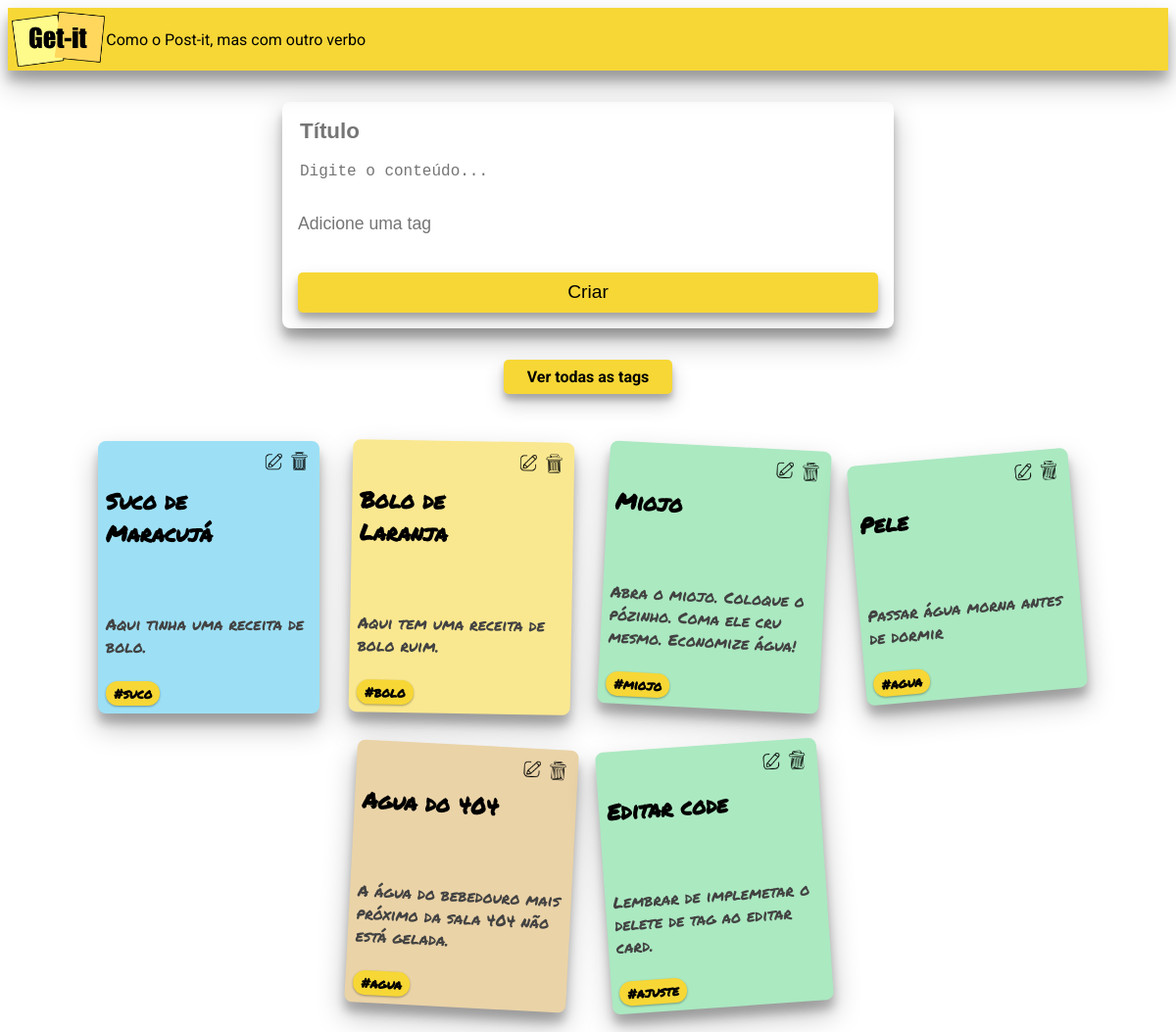
The page / on the database its author committed.
### notes/models.py (models this page shows, shortened)
class Note(models.Model):
    title = models.CharField(max_length=200)
    content = models.TextField(null=True)
    tag = models.ForeignKey('Tag', on_delete=models.CASCADE, null=True)

class Tag(models.Model):
    title = models.CharField(max_length=200)

### notes/views.py (the view)
# urls.py: path('', views.index, name='index'),
def index(request):
    if request.method == 'POST':
        title = request.POST.get('titulo')
        content = request.POST.get('detalhes')
        tag_title = request.POST.get('tags')
        note = Note(title=title, content=content)
        if tag_title:
            tag, created = Tag.objects.get_or_create(title=tag_title)
            note.tag = tag
        note.save()
        return redirect('index')
    else:
        all_notes = Note.objects.all()
        return render(request, 'notes/index.html', {'notes': all_notes})

### notes/templates/notes/index.html (shortened to what this page needs)
{% extends "notes/base.html" %}
{% load static %}
{% block content %}
  <form class="form-card" method="post">
    <input class="form-card-title" id="titulo" type="text" name="titulo" placeholder="Título" />
    <textarea class="autoresize" id="detalhes" name="detalhes" placeholder="Digite o conteúdo..."></textarea>
    <input class="form-card-tag-input" id="tags" type="text" name="tags" placeholder="Adicione uma tag" />
    <button class="btn" type="submit">Criar</button>
  </form>
  <div class="tags-button-container">
    <a href="{% url 'tags' %}" class="tags-button">Ver todas as tags</a>
  </div>
  <div class="card-container">
    {% for note in notes %}
      <div class="card {% if forloop.counter|divisibleby:5 %}card-color-5{% elif forloop.counter|divisibleby:4 %}card-color-4{% elif forloop.counter|divisibleby:3 %}card-color-3{% elif forloop.counter|divisibleby:2 %}card-color-2{% else %}card-color-1{% endif %}">
        <div class="card-header">
          <h5 class="card-title">{{ note.title }}</h5>
          <div class="card-buttons">
            <a href="{% url 'update' note.id %}" class="btn-edit">
              <img src="{% static 'notes/img/img-edit.png' %}" alt="Edit" class="img-edit">
            </a>
            <a href="{% url 'delete' note.id %}" class="btn-delete">
              <img src="{% static 'notes/img/img-delete.png' %}" alt="Delete" class="img-delete">
            </a>
          </div>
        </div>
        <div class="card-content">
          <p>{{ note.content }}</p>
        </div>
        {% if note.tag %}
          <a href="{% url 'tag_details' note.tag.id %}">
            <div class="card-tag">#{{ note.tag.title }}</div>
          </a>
        {% endif %}
      </div>
    {% endfor %}
  </div>
{% endblock %}

### notes/templates/notes/base.html (shortened to what this page needs)
<!DOCTYPE html>
<html>
  <head>
    {% load static %}
    <link
      rel="stylesheet"
      href="https://cdnjs.cloudflare.com/ajax/libs/meyer-reset/2.0/reset.min.css"
    />
    <link rel="stylesheet" href="{% static 'notes/css/getit.css' %}" />
  </head>
  <body>
    <div class="appbar">
      <img class="logo" src="{% static 'notes/img/logo-getit.png' %}" alt="Get-it Logo">
      <span class="subtitle">Como o Post-it, mas com outro verbo</span>
    </div>
    <main class="container">
      {% block content %} {% endblock %}
    </main>
  </body>
</html>

### notes/static/notes/css/getit.css (style rules this page uses)
html, body { font-family: "Roboto", sans-serif; }
.appbar { margin-top: 0rem; background-color: #f7d736; display: flex; flex-direction: row; flex-wrap: nowrap; justify-content: flex-start; box-shadow: 0 14px 28px rgba(0,0,0,0.25), 0 10px 10px rgba(0,0,0,0.22); }
.logo { margin-left: 0.25rem; margin-top: 0.25rem; margin-bottom: 0.25rem; width: 8%; height: 8%; }
.subtitle { margin-left: 0.1rem; margin-top: 0.1rem; align-content: center; }
.form-card { display: flex; flex-direction: column; align-items: flex-start; justify-content: center; width: 50%; margin: 2rem auto; padding: 1rem; border-radius: 8px; box-shadow: 0 14px 28px rgba(0,0,0,0.25), 0 10px 10px rgba(0,0,0,0.22); }
.form-card-title { width: 100%; font-size: 1.4rem; font-weight: bold; border: none; justify-content: flex-start; margin-bottom: 1rem; align-self: stretch; text-align: left; color: #4c4c4c; }
.form-card textarea { width: 100%; height: 100%; font-size: 1rem; border: none; resize: none; color: #4c4c4c; }
.form-card-tag-input { width: 100%; padding: 0.4rem 0; font-size: 1.1rem; border: none; margin-top: 0.5rem; margin-bottom: 1rem; color: #4c4c4c; }
.btn { width: 100%; margin-top: 1rem; padding: 0.6rem; font-size: 1.2rem; color: solid black; background-color: #f7d736; border: none; border-radius: 5px; cursor: pointer; box-shadow: 0 10px 20px rgba(0,0,0,0.19), 0 6px 6px rgba(0,0,0,0.23); }
.card { width: 210px; height: auto; min-height: 130px; display: flex; flex-direction: column; align-items: flex-start; padding: 0.5rem; border-radius: 8px; box-shadow: 0 14px 28px rgba(0,0,0,0.25), 0 10px 10px rgba(0,0,0,0.22); transition: transform 0.2s ease; position: relative; }
.card-rotation-3 { transform: rotate(1deg); }
.card-rotation-6 { transform: rotate(3deg); }
.card-rotation-7 { transform: rotate(-4deg); }
.card-rotation-9 { transform: rotate(-5deg); }
.card-rotation-11 { transform: rotate(0deg); }
.card-container { display: flex; flex-direction: row; align-items: center; justify-content: center; flex-wrap: wrap; gap: 2rem; padding: 1rem; }
.card-header { display: flex; align-content: center; justify-content: space-between; align-items: flex-start; width: 100%; height: auto; }
.card-title { margin-right: 5px; font-size: 1.4rem; flex-grow: 1; min-width: 0; white-space: normal; overflow-wrap: break-word; }
.card-buttons { display: flex; flex-direction: row; gap: 0px; flex-shrink: 0; align-items: center; justify-content: flex-end; }
.btn-delete, .btn-edit { background: none; border: none; cursor: pointer; display: flex; align-items: center; justify-content: center; width: 26px; height: 26px; padding: 0; margin: 0; }
.img-delete { width: 19px; height: 19px; object-fit: contain; }
.img-edit { width: 22px; height: 22px; object-fit: contain; }
.card-content { align-items: center; padding-top: 5%; display: flex; flex-direction: column; justify-content: space-evenly; flex: 1; font-size: auto; color: #424242; text-align: left; width: 100%; margin: 0; margin-bottom: 8px; }
.card-color-1 { background-color: #9de0f5; font-family: 'Permanent Marker', cursive; }
.card-color-2 { background-color: #fae890; font-family: 'Permanent Marker', cursive; }
.card-color-3 { background-color: #ef89ba; font-family: 'Permanent Marker', cursive; }
.card-color-4 { background-color: #abe9c1; font-family: 'Permanent Marker', cursive; }
.card-color-5 { background-color: #ead3a7; font-family: 'Permanent Marker', cursive; }
.card-tag { display: inline-block; background-color: #f7d736; color: black; padding: 3px 8px; border-radius: 12px; margin-top: 0.5rem; font-size: 0.85rem; font-weight: bold; box-shadow: 0 1px 3px rgba(0,0,0,0.12), 0 1px 2px rgba(0,0,0,0.24); margin-top: auto; cursor: pointer; transition: background-color 0.2s; }
.tags-button-container { display: flex; justify-content: center; margin: 1rem 0 2rem; }
.tags-button { display: inline-block; background-color: #f7d736; color: black; padding: 0.5rem 1.5rem; border-radius: 5px; text-decoration: none; font-weight: bold; box-shadow: 0 10px 20px rgba(0,0,0,0.19), 0 6px 6px rgba(0,0,0,0.23); transition: background-color 0.3s; }

### rows shown on the page
Note: title "Suco de Maracujá", content "Aqui tinha uma receita de bolo.", tag "suco"
Note: title "Bolo de Laranja", content "Aqui tem uma receita de bolo ruim.", tag "bolo"
Note: title "Miojo", content "Abra o miojo. Coloque o pózinho. Coma ele cru mesmo. Economize água!", tag "miojo"
Note: title "Pele", content "Passar água morna antes de dormir", tag "agua"
Note: title "Agua do 404", content "A água do bebedouro mais próximo da sala 404 não está gelada.", tag "agua"
Note: title "Editar code", content "Lembrar de implemetar o delete de tag ao editar card.", tag "ajuste"
